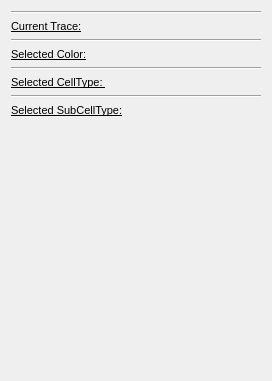
<?xml version="1.0" encoding="UTF-8"?>
<ui version="4.0">
 <class>QGoTraceManualEditingWidget</class>
 <widget class="QWidget" name="QGoTraceManualEditingWidget">
  <property name="geometry">
   <rect>
    <x>0</x>
    <y>0</y>
    <width>272</width>
    <height>381</height>
   </rect>
  </property>
  <property name="windowTitle">
   <string>Form</string>
  </property>
  <layout class="QGridLayout" name="gridLayout">
   <item row="0" column="0">
    <layout class="QVBoxLayout" name="VLayoutTraceCollection">
     <item>
      <widget class="Line" name="line_4">
       <property name="orientation">
        <enum>Qt::Horizontal</enum>
       </property>
      </widget>
     </item>
     <item>
      <widget class="QLabel" name="TraceLbl">
       <property name="font">
        <font>
         <pointsize>8</pointsize>
         <weight>50</weight>
         <italic>false</italic>
         <bold>false</bold>
         <underline>true</underline>
        </font>
       </property>
       <property name="text">
        <string>Current Trace:</string>
       </property>
      </widget>
     </item>
    </layout>
   </item>
   <item row="2" column="0">
    <layout class="QVBoxLayout" name="VLayoutColor">
     <item>
      <widget class="Line" name="line">
       <property name="orientation">
        <enum>Qt::Horizontal</enum>
       </property>
      </widget>
     </item>
     <item>
      <widget class="QLabel" name="ColorLbl">
       <property name="font">
        <font>
         <pointsize>8</pointsize>
         <weight>50</weight>
         <italic>false</italic>
         <bold>false</bold>
         <underline>true</underline>
        </font>
       </property>
       <property name="text">
        <string>Selected Color:</string>
       </property>
      </widget>
     </item>
    </layout>
   </item>
   <item row="5" column="0">
    <layout class="QVBoxLayout" name="VLayoutCellType">
     <item>
      <widget class="Line" name="line_2">
       <property name="orientation">
        <enum>Qt::Horizontal</enum>
       </property>
      </widget>
     </item>
     <item>
      <widget class="QLabel" name="LabelCellType">
       <property name="font">
        <font>
         <pointsize>8</pointsize>
         <weight>50</weight>
         <italic>false</italic>
         <bold>false</bold>
         <underline>true</underline>
        </font>
       </property>
       <property name="text">
        <string>Selected CellType: </string>
       </property>
      </widget>
     </item>
    </layout>
   </item>
   <item row="6" column="0">
    <layout class="QVBoxLayout" name="VLayoutSubCellType">
     <item>
      <widget class="Line" name="line_3">
       <property name="orientation">
        <enum>Qt::Horizontal</enum>
       </property>
      </widget>
     </item>
     <item>
      <widget class="QLabel" name="LabelSubCellType">
       <property name="font">
        <font>
         <pointsize>8</pointsize>
         <weight>50</weight>
         <italic>false</italic>
         <bold>false</bold>
         <underline>true</underline>
        </font>
       </property>
       <property name="text">
        <string>Selected SubCellType:</string>
       </property>
      </widget>
     </item>
    </layout>
   </item>
   <item row="9" column="0">
    <spacer name="verticalSpacer_4">
     <property name="orientation">
      <enum>Qt::Vertical</enum>
     </property>
     <property name="sizeHint" stdset="0">
      <size>
       <width>20</width>
       <height>40</height>
      </size>
     </property>
    </spacer>
   </item>
  </layout>
 </widget>
 <resources/>
 <connections/>
</ui>
